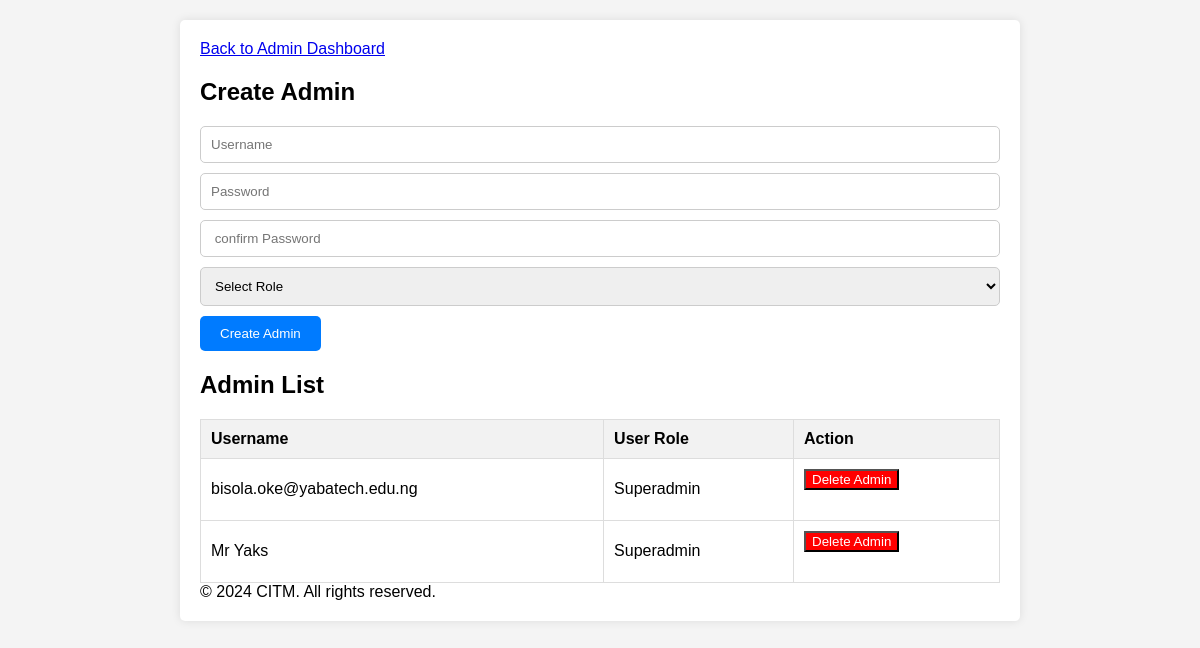
The app's page /createadmin.php with its own data.
### tables this page shows
CREATE TABLE `usercontroller` (
  `recID` int NOT NULL AUTO_INCREMENT,
  `passWord` varchar(255) DEFAULT NULL,
  `userName` varchar(255) DEFAULT NULL,
  `isActive` int DEFAULT NULL,
  `lastLogin` datetime DEFAULT NULL,
  `userRole` int DEFAULT NULL,
  PRIMARY KEY (`recID`)
);

### createadmin.php (the view, shortened to what this page needs)
<?php
require_once('connection.php');
?>
<!DOCTYPE html>
<html lang="en">
<head>
</head>
<body>
    <div class="container">
    <a href="admindash.php">Back to  Admin Dashboard</a>
        <h2>Create Admin</h2>
        <form action="" method="POST">
            <input type="text" name="uzadmin" placeholder="Username" required>
            <input type="password" name="uzadminpwd" placeholder="Password" required>
            <input type="password" name="cuzadminpwd" placeholder=" confirm Password" required>
            <select name="user_role" required>
                <option value="">Select Role</option>
            </select>
            <input type="submit" name="submit" value="Create Admin">
        </form>
        <h2>Admin List</h2>
        <table>
            <thead>
                <tr>
                    <th>Username</th>
                    <th>User Role</th>
                    <th>Action</th>
                </tr>
            </thead>
            <tbody>
                <?php
$bisola = mysqli_query($conn, "SELECT * FROM usercontroller ORDER BY userName ASC");
if (mysqli_num_rows($bisola) > 0) {
    while ($row = mysqli_fetch_assoc($bisola)) {
        $adminid = $row['recID'];
        $adminUserName = $row['userName'];
        $adminRole = $row['userRole'];
        echo "<tr>";
        echo "<td>$adminUserName</td>";
        echo "<td>";
        if ($adminRole == 1) {
            echo 'Superadmin';
        } else {
            echo 'Admin';
        }
        echo '<td>
        <form method="POST" action="">
            <input type="hidden" name="adminid" value="' . $adminid . '">
            <button type="submit" name="delete" class="btn btn-sm" style="background-color: red; color: white;">Delete Admin</button>
        </form>
    </td>';
    }
} else {
    echo "<tr><td colspan='3'>No admin entries found.</td></tr>";
}
?>
            </tbody>
        </table>
        <div>
        <footer class="text-center mt-8 text-xs text-gray-600">&copy; <?php echo date("Y"); ?> CITM. All rights reserved.</footer>
    </div>
</body>
</html>

### createadmin.php (style rules this page uses)
body { font-family: Arial, sans-serif; margin: 0; padding: 0; background-color: #f4f4f4; }
.container { max-width: 800px; margin: 20px auto; padding: 20px; background-color: #fff; border-radius: 5px; box-shadow: 0 0 10px rgba(0, 0, 0, 0.1); }
form { margin-bottom: 20px; }
form input[type="text"], form input[type="password"], form select { width: 100%; padding: 10px; margin-bottom: 10px; border: 1px solid #ccc; border-radius: 5px; box-sizing: border-box; }
form input[type="submit"] { background-color: #007bff; color: #fff; border: none; padding: 10px 20px; border-radius: 5px; cursor: pointer; }
table { width: 100%; border-collapse: collapse; }
table th, table td { padding: 10px; border: 1px solid #ddd; text-align: left; }
table th { background-color: #f2f2f2; }

### records on screen
usercontroller: userName "bisola.oke@yabatech.edu.ng", userRole "Superadmin"
usercontroller: userName "Mr Yaks", userRole "Superadmin"
